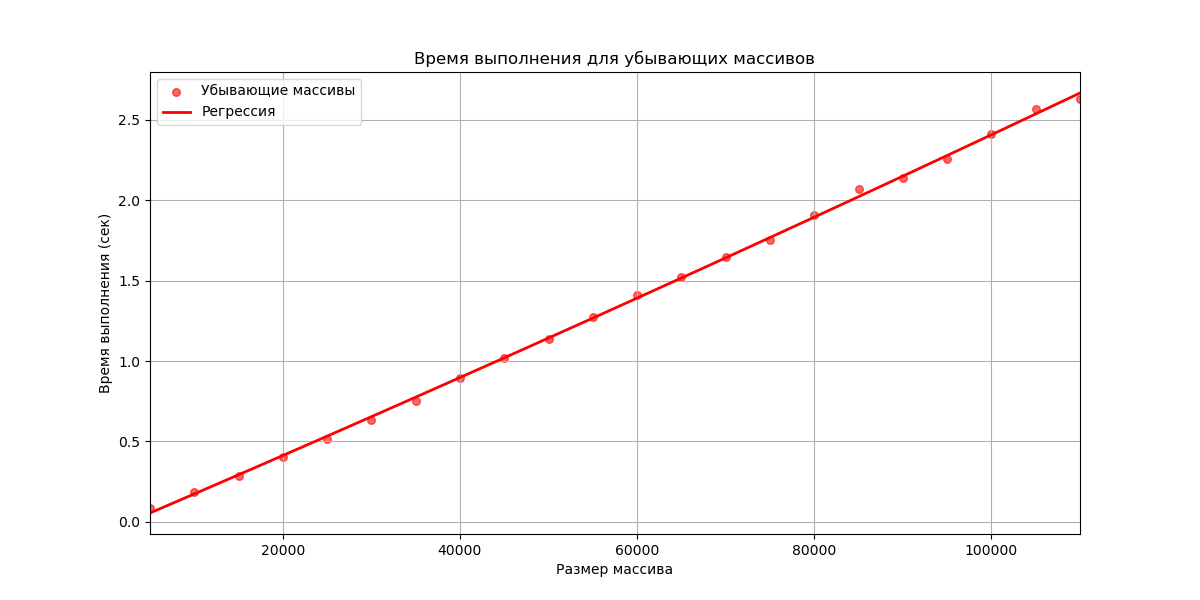

Reproduce this figure in Python.
import numpy as np
import matplotlib.pyplot as plt
from sklearn.preprocessing import PolynomialFeatures
from sklearn.linear_model import LinearRegression
import time

def heapify(arr, n, i):
    largest = i  
    left = 2 * i + 1  
    right = 2 * i + 2  

    if left < n and arr[left] > arr[largest]:
        largest = left
    if right < n and arr[right] > arr[largest]:
        largest = right

    if largest != i:
        arr[i], arr[largest] = arr[largest], arr[i]
        heapify(arr, n, largest)

def heap_sort(arr):
    n = len(arr)
    for i in range(n // 2 - 1, -1, -1):
        heapify(arr, n, i)
    for i in range(n - 1, 0, -1):
        arr[i], arr[0] = arr[0], arr[i]
        heapify(arr, i, 0)
    return arr

np.random.seed(42)

sizes = np.arange(5000, 110001, 5000)

times_descending = []

for size in sizes:
    arr_descending = np.arange(size, 0, -1)  
    start_time = time.time()
    heap_sort(arr_descending)  
    end_time = time.time()
    times_descending.append(end_time - start_time)
    print(size, end_time - start_time)

poly = PolynomialFeatures(degree=2)
N_b_poly_descending = poly.fit_transform(sizes.reshape(-1, 1))
model_descending = LinearRegression()
model_descending.fit(N_b_poly_descending, times_descending)
y_predict_descending = model_descending.predict(N_b_poly_descending)

plt.figure(figsize=(12,6)) 
plt.scatter(sizes,times_descending,label='Убывающие массивы',color='red',alpha=0.6,s=30) 
plt.plot(sizes,y_predict_descending,label='Регрессия',color='red',linewidth=2) 
plt.title('Время выполнения для убывающих массивов') 
plt.xlabel('Размер массива') 
plt.ylabel('Время выполнения (сек)') 
plt.xlim(5000,110000) 
plt.grid() 
plt.legend() 
plt.show()
